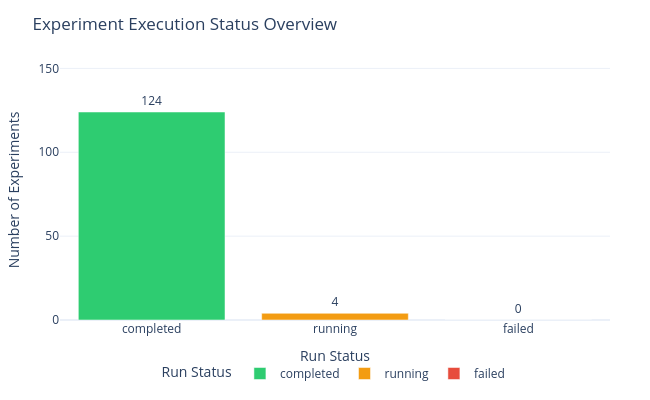

Here is the notebook cell this chart was saved with:
### Markdown cell above
## 1. Experiment Status Tracker & Resumption Helper

### 📌 Analytical Purpose:
Monitors overall experiment completion across the SQLite database. Distinguishes between completed, running, and failed runs, and provides a python code snippet for resuming incomplete runs.

### Code cell
# Plot 1: Experiment Execution Status Summary
all_statuses = pd.DataFrame({'status': ['completed', 'running', 'failed']})
status_counts = df_exp['status'].value_counts().reset_index()
status_counts.columns = ['status', 'count']

df_status_all = pd.merge(all_statuses, status_counts, on='status', how='left').fillna(0)
df_status_all['count'] = df_status_all['count'].astype(int)

color_map = {'completed': '#2ecc71', 'running': '#f39c12', 'failed': '#e74c3c'}

fig_status = px.bar(
    df_status_all,
    x='status',
    y='count',
    color='status',
    color_discrete_map=color_map,
    text='count',
    title='Experiment Execution Status Overview',
    labels={'status': 'Run Status', 'count': 'Number of Experiments'}
)
fig_status.update_traces(textposition='outside')
fig_status.update_yaxes(range=[0, max(df_status_all['count'].max() * 1.25, 10)])
apply_clean_layout(fig_status, height=400, width=650)
fig_status.show()

# Print Resumption Snippet for incomplete runs
incomplete = df_exp.query("status != 'completed'")
completed = df_exp.query("status == 'completed'")

if len(incomplete) > 0:
    print(f"[!] {len(incomplete)} incomplete run(s) detected. Resumption snippet:")
    for _, r in incomplete.iterrows():
        print(f"EvolutionTask(key='resume_{int(r['id'])}', problem=None, llm_client=llm, budget={r['budget']}, iterations=None, resume_experiment_id={int(r['id'])}, prompt_strategy='{r['prompt_strategy']}')")
else:
    print(f"[✓] All {len(completed)} experiment runs in the database are fully completed.")

### Figure 1 — Plotly figure (JSON) as saved in the notebook; plotly's stock layout.template omitted (floating-point values rounded to 4 significant figures)
{"data": [{"hovertemplate": "Run Status=%{x}<br>Number of Experiments=%{text}<extra></extra>", "legendgroup": "completed", "marker": {"color": "#2ecc71", "pattern": {"shape": ""}}, "name": "completed", "orientation": "v", "showlegend": true, "text": [124.0], "textposition": "outside", "type": "bar", "x": ["completed"], "xaxis": "x", "y": [124], "yaxis": "y"}, {"hovertemplate": "Run Status=%{x}<br>Number of Experiments=%{text}<extra></extra>", "legendgroup": "running", "marker": {"color": "#f39c12", "pattern": {"shape": ""}}, "name": "running", "orientation": "v", "showlegend": true, "text": [4.0], "textposition": "outside", "type": "bar", "x": ["running"], "xaxis": "x", "y": [4], "yaxis": "y"}, {"hovertemplate": "Run Status=%{x}<br>Number of Experiments=%{text}<extra></extra>", "legendgroup": "failed", "marker": {"color": "#e74c3c", "pattern": {"shape": ""}}, "name": "failed", "orientation": "v", "showlegend": true, "text": [0.0], "textposition": "outside", "type": "bar", "x": ["failed"], "xaxis": "x", "y": [0], "yaxis": "y"}], "layout": {"barmode": "relative", "height": 400, "legend": {"orientation": "h", "title": {"text": "Run Status"}, "tracegroupgap": 0, "x": 0.5, "xanchor": "center", "y": -0.15, "yanchor": "top"}, "margin": {"b": 80, "l": 60, "r": 40, "t": 60}, "title": {"text": "Experiment Execution Status Overview"}, "width": 650, "xaxis": {"anchor": "y", "categoryarray": ["completed", "running", "failed"], "categoryorder": "array", "domain": [0, 1], "title": {"text": "Run Status"}}, "yaxis": {"anchor": "x", "domain": [0, 1], "range": [0, 155], "title": {"text": "Number of Experiments"}}}}
